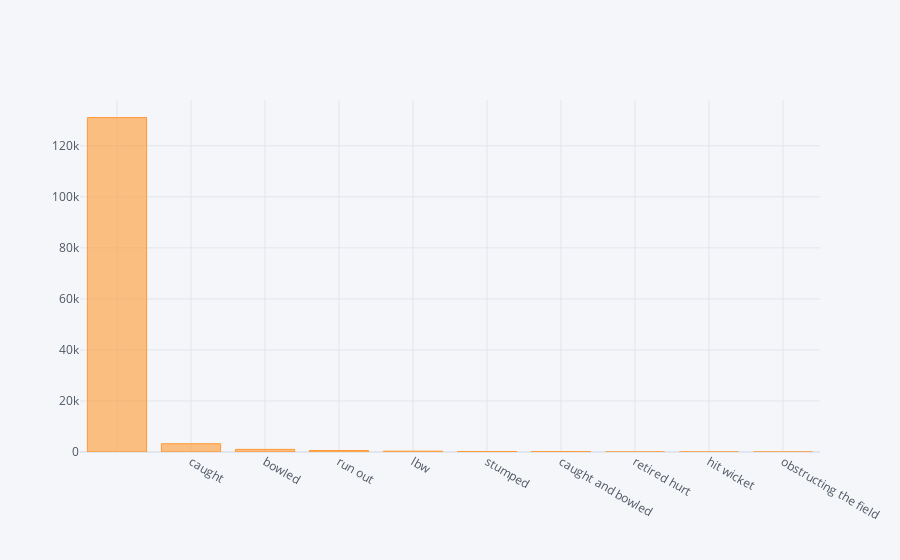

The notebook cell saved with this chart:
### Markdown cell above
### Types of Dismissal and Frequency

### Code cell
df_bb.Dissimal_Type.value_counts().iplot(kind="bar")

### Figure 1 — Plotly figure (JSON) as saved in the notebook; plotly's stock layout.template omitted (floating-point values rounded to 4 significant figures)
{"data": [{"marker": {"color": "rgba(255, 153, 51, 0.6)", "line": {"color": "rgba(255, 153, 51, 1.0)", "width": 1}}, "name": "Dissimal_Type", "orientation": "v", "text": "", "type": "bar", "x": [" ", "caught", "bowled", "run out", "lbw", "stumped", "caught and bowled", "retired hurt", "hit wicket", "obstructing the field"], "y": [131058, 3245, 1028, 583, 326, 187, 148, 8, 6, 1]}], "layout": {"autosize": true, "legend": {"bgcolor": "#F5F6F9", "font": {"color": "#4D5663"}}, "paper_bgcolor": "#F5F6F9", "plot_bgcolor": "#F5F6F9", "title": {"font": {"color": "#4D5663"}}, "xaxis": {"autorange": true, "gridcolor": "#E1E5ED", "range": [-0.5, 9.5], "showgrid": true, "tickfont": {"color": "#4D5663"}, "title": {"font": {"color": "#4D5663"}, "text": ""}, "type": "category", "zerolinecolor": "#E1E5ED"}, "yaxis": {"autorange": true, "gridcolor": "#E1E5ED", "range": [0, 138000.0], "showgrid": true, "tickfont": {"color": "#4D5663"}, "title": {"font": {"color": "#4D5663"}, "text": ""}, "type": "linear", "zerolinecolor": "#E1E5ED"}}}
